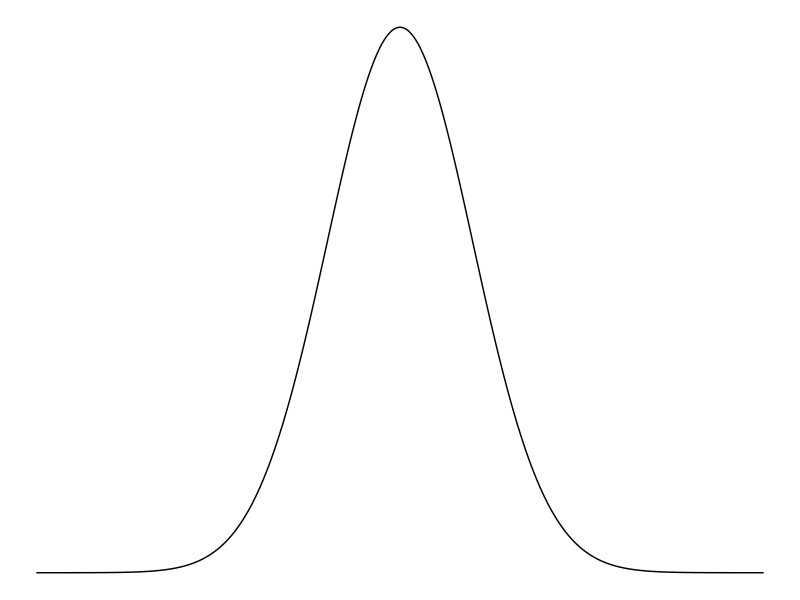
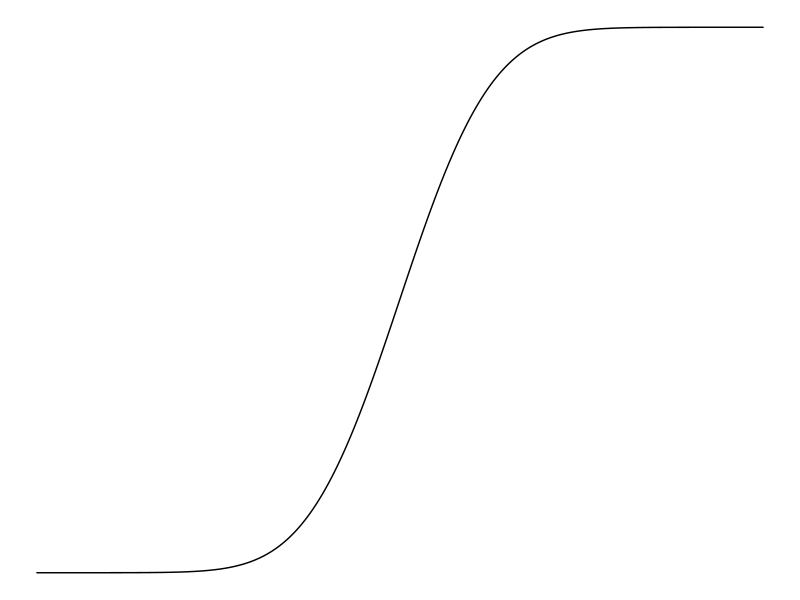
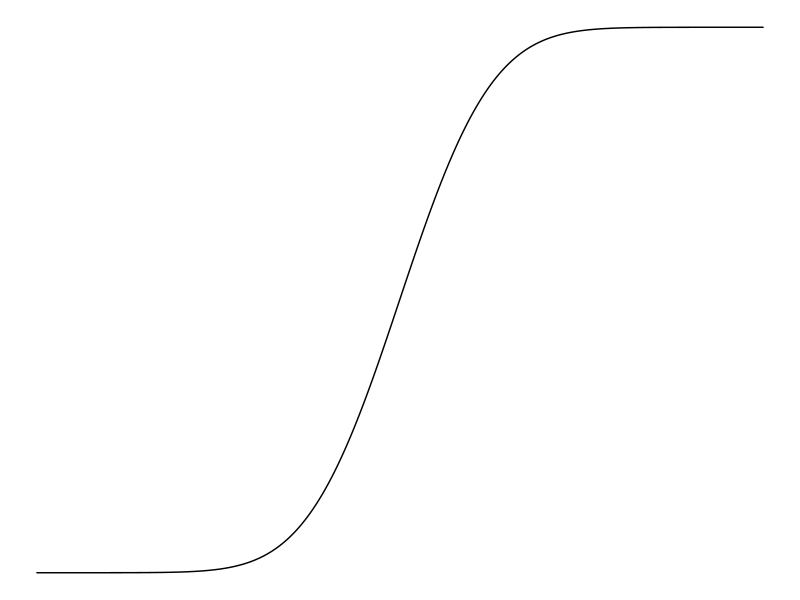
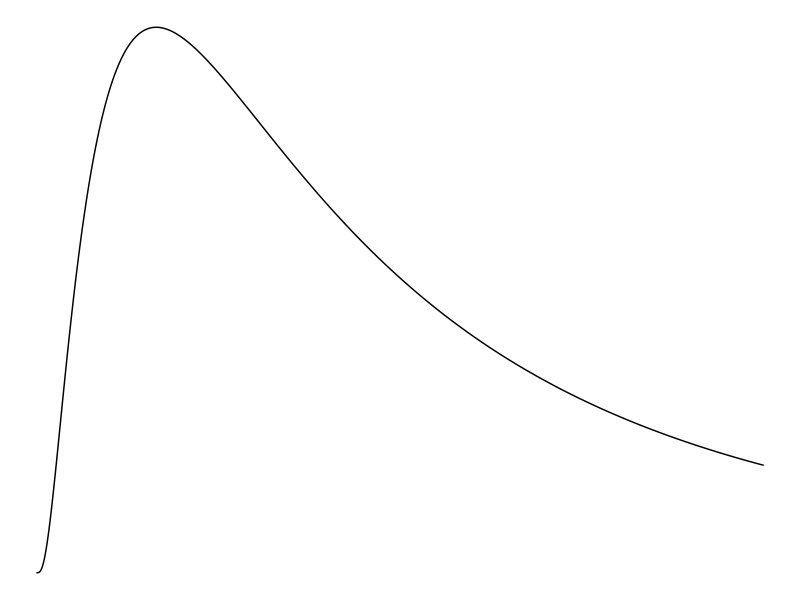
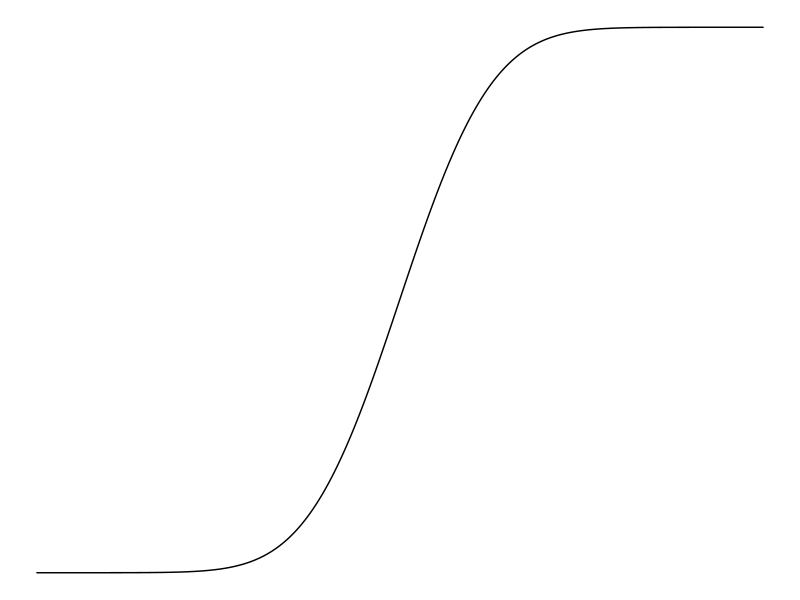
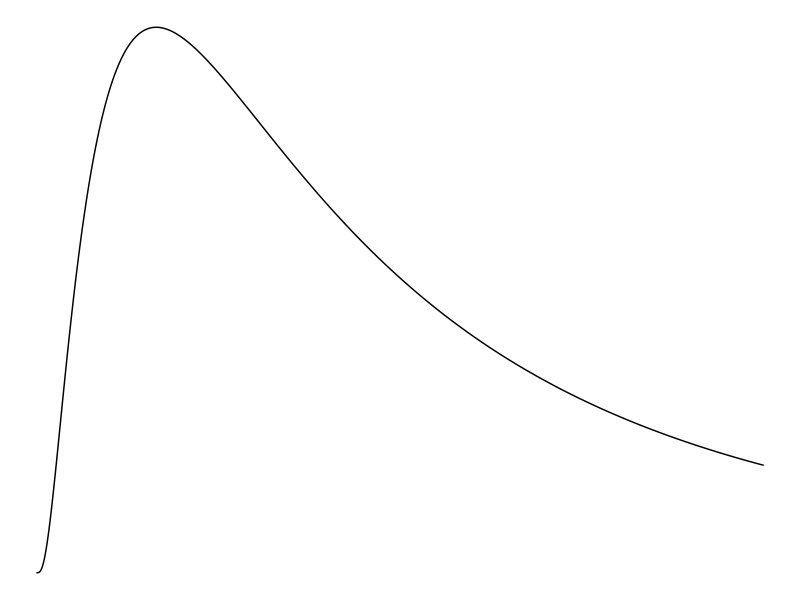

Write the R code that produced these figures, in order.
library(ggplot2)
library(dplyr)
theme_set(theme_void())

set.seed(1234)

d_vals = seq(-5, 5, 0.01)
r_norm = data.frame(d = dnorm(d_vals),
                    x = d_vals) %>%
  mutate(c = cumsum(d))

ggplot(r_norm, aes(x = x, y = d)) + geom_line()
ggplot(r_norm, aes(x = x, y = c)) + geom_line()

r_norm = dplyr::mutate(r_norm, c = cumsum(d))

p = ggplot(r_norm, aes(x = x, y = c)) + geom_line()
p
ggsave(here::here("doc/instrument_response.svg"),
       p, device = "svg")

dl_vals = seq(0, 10, 0.01)
l_norm = data.frame(x = dl_vals,
                    y = dlnorm(dl_vals, meanlog = 1.5, sdlog = 1))

dl = ggplot(l_norm, aes(x = x, y = y)) + geom_line()
dl
ggsave(here::here("doc/sample_values.svg"),
       dl, device = "svg")
